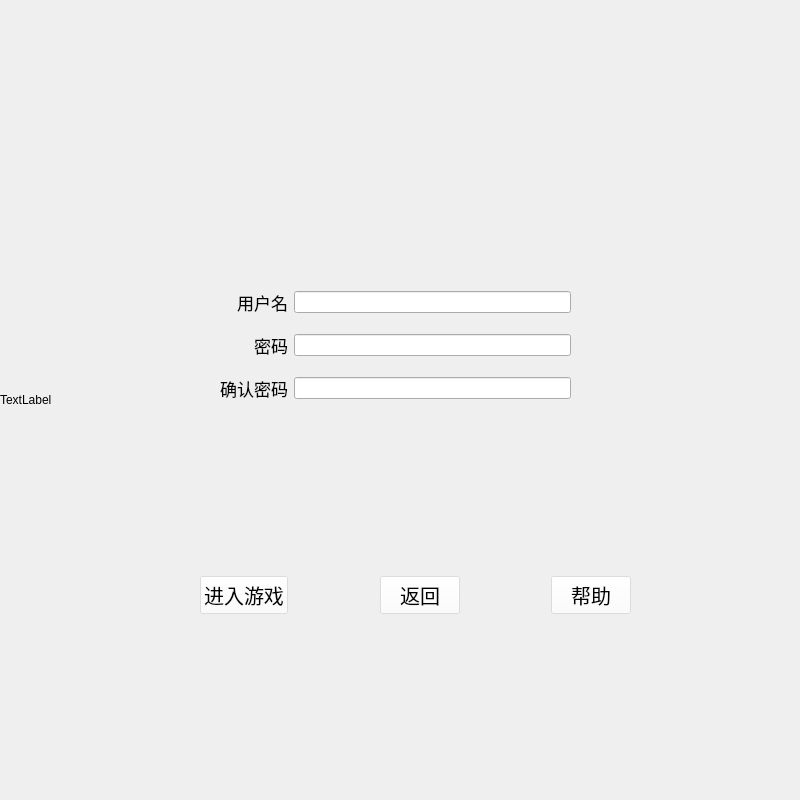
<?xml version="1.0" encoding="UTF-8"?>
<ui version="4.0">
 <class>Register</class>
 <widget class="QWidget" name="Register">
  <property name="geometry">
   <rect>
    <x>0</x>
    <y>0</y>
    <width>800</width>
    <height>800</height>
   </rect>
  </property>
  <property name="windowTitle">
   <string>Form</string>
  </property>
  <widget class="QLabel" name="label_RegisterBack">
   <property name="geometry">
    <rect>
     <x>0</x>
     <y>0</y>
     <width>800</width>
     <height>800</height>
    </rect>
   </property>
   <property name="text">
    <string>TextLabel</string>
   </property>
  </widget>
  <widget class="QWidget" name="layoutWidget_2">
   <property name="geometry">
    <rect>
     <x>200</x>
     <y>570</y>
     <width>431</width>
     <height>51</height>
    </rect>
   </property>
   <layout class="QGridLayout">
    <item row="0" column="0">
     <widget class="QPushButton" name="pushButton_play">
      <property name="font">
       <font>
        <family>华文行楷</family>
        <pointsize>15</pointsize>
       </font>
      </property>
      <property name="styleSheet">
       <string notr="true">/* 默认状态 */
QPushButton {
    background-color: rgba(255,255, 255, 40%);
    color: black;
}

/* 鼠标悬停 */
QPushButton:hover {
    background-color:rgba(0,150, 255, 40%)
}</string>
      </property>
      <property name="text">
       <string>进入游戏</string>
      </property>
     </widget>
    </item>
    <item row="0" column="4">
     <widget class="QPushButton" name="pushButton_help">
      <property name="font">
       <font>
        <family>华文行楷</family>
        <pointsize>15</pointsize>
       </font>
      </property>
      <property name="styleSheet">
       <string notr="true">/* 默认状态 */
QPushButton {
    background-color: rgba(255,255, 255, 40%);
    color: black;
}

/* 鼠标悬停 */
QPushButton:hover {
    background-color:rgba(0,150, 255, 40%)
}</string>
      </property>
      <property name="text">
       <string>帮助</string>
      </property>
     </widget>
    </item>
    <item row="0" column="2">
     <widget class="QPushButton" name="pushButton_back">
      <property name="font">
       <font>
        <family>华文行楷</family>
        <pointsize>15</pointsize>
       </font>
      </property>
      <property name="styleSheet">
       <string notr="true">/* 默认状态 */
QPushButton {
    background-color: rgba(255,255, 255, 40%);
    color: black;
}

/* 鼠标悬停 */
QPushButton:hover {
    background-color:rgba(0,150, 255, 40%)
}</string>
      </property>
      <property name="text">
       <string>返回</string>
      </property>
     </widget>
    </item>
    <item row="0" column="1">
     <spacer name="horizontalSpacer">
      <property name="orientation">
       <enum>Qt::Horizontal</enum>
      </property>
      <property name="sizeHint" stdset="0">
       <size>
        <width>40</width>
        <height>20</height>
       </size>
      </property>
     </spacer>
    </item>
    <item row="0" column="3">
     <spacer name="horizontalSpacer_2">
      <property name="orientation">
       <enum>Qt::Horizontal</enum>
      </property>
      <property name="sizeHint" stdset="0">
       <size>
        <width>40</width>
        <height>20</height>
       </size>
      </property>
     </spacer>
    </item>
   </layout>
  </widget>
  <widget class="QWidget" name="">
   <property name="geometry">
    <rect>
     <x>220</x>
     <y>290</y>
     <width>351</width>
     <height>111</height>
    </rect>
   </property>
   <layout class="QGridLayout" name="gridLayout">
    <item row="4" column="0">
     <widget class="QLabel" name="label_passconfirm">
      <property name="font">
       <font>
        <family>黑体</family>
        <pointsize>13</pointsize>
       </font>
      </property>
      <property name="styleSheet">
       <string notr="true">QLabel {
    color: black;
}
</string>
      </property>
      <property name="text">
       <string>确认密码</string>
      </property>
      <property name="alignment">
       <set>Qt::AlignRight|Qt::AlignTrailing|Qt::AlignVCenter</set>
      </property>
     </widget>
    </item>
    <item row="2" column="0">
     <widget class="QLabel" name="label_pass">
      <property name="font">
       <font>
        <family>黑体</family>
        <pointsize>13</pointsize>
       </font>
      </property>
      <property name="styleSheet">
       <string notr="true">QLabel {
    color: black;
}
</string>
      </property>
      <property name="text">
       <string>密码</string>
      </property>
      <property name="alignment">
       <set>Qt::AlignRight|Qt::AlignTrailing|Qt::AlignVCenter</set>
      </property>
     </widget>
    </item>
    <item row="2" column="1">
     <widget class="QLineEdit" name="lineEdit_Pass"/>
    </item>
    <item row="1" column="0">
     <spacer name="verticalSpacer">
      <property name="orientation">
       <enum>Qt::Vertical</enum>
      </property>
      <property name="sizeHint" stdset="0">
       <size>
        <width>20</width>
        <height>55</height>
       </size>
      </property>
     </spacer>
    </item>
    <item row="0" column="1">
     <widget class="QLineEdit" name="lineEdit_User"/>
    </item>
    <item row="4" column="1">
     <widget class="QLineEdit" name="lineEdit_passconfirm"/>
    </item>
    <item row="0" column="0">
     <widget class="QLabel" name="label_user">
      <property name="font">
       <font>
        <family>黑体</family>
        <pointsize>13</pointsize>
       </font>
      </property>
      <property name="styleSheet">
       <string notr="true">QLabel {
    color: black;
}
</string>
      </property>
      <property name="text">
       <string>用户名</string>
      </property>
      <property name="alignment">
       <set>Qt::AlignRight|Qt::AlignTrailing|Qt::AlignVCenter</set>
      </property>
     </widget>
    </item>
    <item row="3" column="0">
     <spacer name="verticalSpacer_2">
      <property name="orientation">
       <enum>Qt::Vertical</enum>
      </property>
      <property name="sizeHint" stdset="0">
       <size>
        <width>20</width>
        <height>55</height>
       </size>
      </property>
     </spacer>
    </item>
   </layout>
  </widget>
 </widget>
 <resources/>
 <connections/>
</ui>
